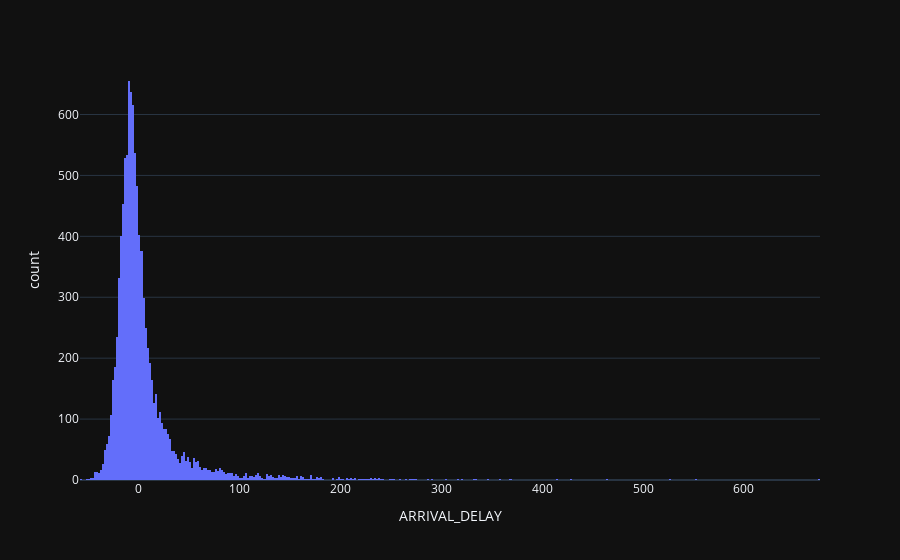

The code cell stored with this chart in its notebook:
### Code cell
fig = px.histogram(
    df,
    x="ARRIVAL_DELAY",
)
fig.show()

### Figure 1 — Plotly figure (JSON) as saved in the notebook; plotly's stock layout.template omitted (floating-point values rounded to 4 significant figures; data arrays with more than 128 entries replaced by an {"elided": "..."} marker saying what was removed)
{"data": [{"bingroup": "x", "hovertemplate": "ARRIVAL_DELAY=%{x}<br>count=%{y}<extra></extra>", "legendgroup": "", "marker": {"color": "#636efa", "pattern": {"shape": ""}}, "name": "", "orientation": "v", "showlegend": false, "x": {"elided": "10000 float values"}, "xaxis": "x", "yaxis": "y", "type": "histogram"}], "layout": {"xaxis": {"anchor": "y", "domain": [0.0, 1.0], "title": {"text": "ARRIVAL_DELAY"}}, "yaxis": {"anchor": "x", "domain": [0.0, 1.0], "title": {"text": "count"}}, "legend": {"tracegroupgap": 0}, "margin": {"t": 60}, "barmode": "relative"}}
